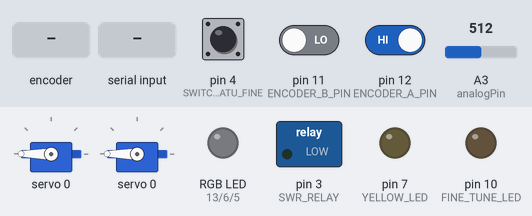
The sketch below on a simulated Arduino Uno, built with avr-gcc and run on an emulated ATmega328P. Parts: 2 × servo, switched loads named in the sketch (green lamp = pin HIGH), an RGB LED mixed from three pins (HIGH = lit), output pins drawn as LEDs (lit = HIGH). Dashed ring = blinking. Inputs (shaded band) come from the test bench; at power-on: pin 4 (SWITCH_ATU_FINE) HIGH, pin 11 (ENCODER_B_PIN) LOW, pin 12 (ENCODER_A_PIN) HIGH, A3 (analogPin) = 512.

Above: at 11.2 s.
11.3 s: rotary encoder on pin 12 (ENCODER_A_PIN) / pin 11 (ENCODER_B_PIN) turned 1 step (first pin leading)
At 11.7 s:
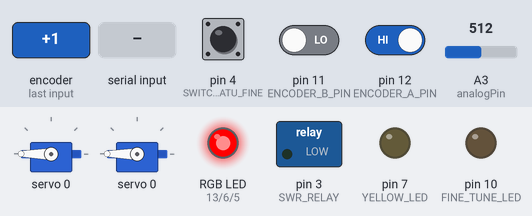
13.0 s: byte 83 ('S') received over Serial
At 14.02 s:
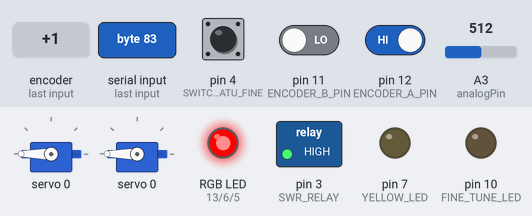
16.0 s: pin 4 (SWITCH_ATU_FINE) pulled LOW for 3.2 s
At 20.3 s:
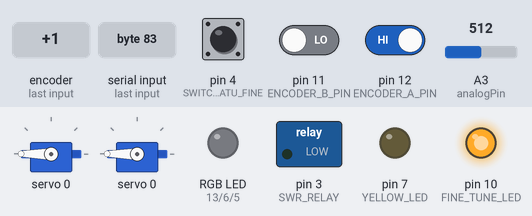
20.7 s: "M" received over Serial
At 20.85 s:
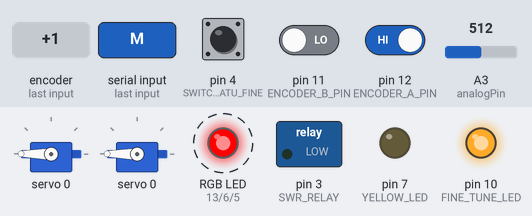
23.0 s: byte 115 ('s') received over Serial
At 24.02 s:
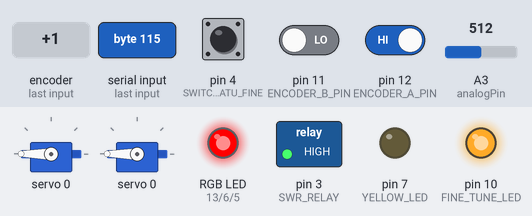
26.0 s: "+" received over Serial
At 26.4 s:
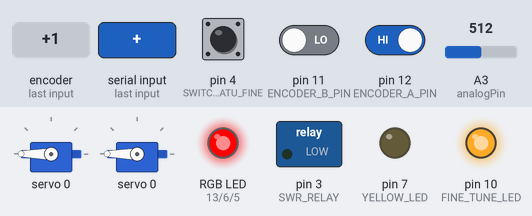
Timing chart, 0 to 28.5 s (numbered marks = the images above; inputs shaded):
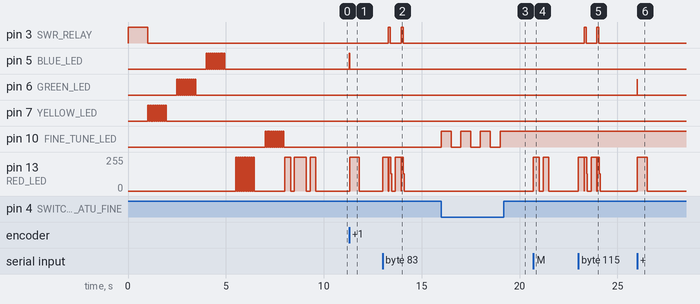

The sketch:

atu_two_servos_swr.ino
```cpp
/*
** Antenna Tuner with two capacitors
**
** Ricardo Lima Caratti - PU2CLR
*/

#include "Servo.h"

// Class to controll Capacitor

class Capacitor {
  	private:
  		Servo servo;
  		int _max;
  		int _min;
  		int _pos;
                int _pin;
                int _alert_led;
                int _relay_pin;


  	protected:
  	    void blink(int pinLED, int times = 1, int timeslice = 15);
  	    int cancel();
            void switchToSWR();        // Switch from Antenna to SWR meter
            void switchToAntenna();  // Switch from SWR meter to Antenna

	public:
    	    Capacitor(int );
    	    int attach(int pin = 9, int min = 500, int max = 2500);
	    int move(int);
            int clockwise(int, int);
            int counterClockwise(int, int);
    	    void maxPos(void);
    	    void minPos(void);
            void center(void);
    	    int autoTune(int resolution = 1,  int adjust = 0, int led = 13, int analogPin = 3, int checkCancel = 0);
            int autoTune(int resolution, int adjust, int pinLED, int analogPin);
            void setAlertLed(int led = 13);
            int getPos();
            void setRelayPin(int pin);

};


Capacitor::Capacitor(int pin) {
      _pin = pin;
      _alert_led = 13;
}

// Connect the capacitor to the servo
int Capacitor::attach(int pin, int min, int max) {
    _min = min;
    _max = max;
    _pin = pin;
    servo.attach(_pin, min, max);
}


int Capacitor::move(int pos) {
    if ( pos >= _min && pos <= _max ) {
	   _pos = pos;
	   servo.writeMicroseconds(pos);
           delay(8);
	   return 1;
	}
	return 0;
}

int Capacitor::clockwise(int pulse, int led = 13) {

  int tmp = pulse + _pos;

  blink(led);

  if ( tmp <= _max ) {
      _pos += pulse;
      servo.writeMicroseconds(_pos);
      delay(10);
     return 1;
  }
  blink(_alert_led,5,100);
  return 0;

}

int Capacitor::counterClockwise(int pulse, int led = 13) {

  int tmp = _pos - pulse;

  blink(led);

  if ( tmp >= _min ) {
      _pos -= pulse;
      servo.writeMicroseconds(_pos);
      delay(10);

     return 1;
  }
  blink(_alert_led,5,100);
  return 0;
}

void Capacitor::maxPos() {
    _pos = _max;
    servo.writeMicroseconds(_max);
    blink(_alert_led,3,100);
}

void Capacitor::minPos() {
	_pos = _min;
	servo.writeMicroseconds(_min);
        blink(_alert_led,3,100);
}

int Capacitor::getPos() {
  return _pos;
}

void Capacitor::center() {
     _pos = _min + ( _max - _min) / 2;
     servo.writeMicroseconds( _pos );
}

void Capacitor::setAlertLed(int led) {

      _alert_led = led;
}


int Capacitor::autoTune(int resolution, int adjust, int pinLED, int analogPin, int checkCancel) {

     int i;
     int j;

     int tuned;

     // Start scaning. Positions the capacitor according to the range to be searched.
     this->minPos();


     int maxValue = 0;
     int minValue = 9999;
     int positionMaxValue;

     int pwrValue;
     int swrValue;
     int firstReading;

     this->switchToSWR();
     // Register the lowest SWR
     for ( i = _min; i <= _max; i+=resolution ) {
       this->move(i);
       // delay(10);

       swrValue = analogRead(analogPin);

       if ( swrValue < minValue ) {
           minValue = swrValue;
           positionMaxValue = i;
       }

     }


     // Try to correct to right posiction (backlash).
     // Must be calibrated according to the component parts features
     positionMaxValue += adjust;

     blink(pinLED, 3);
     blink(pinLED, 3);

     this->move(positionMaxValue);

     this->switchToAntenna();
}


int Capacitor::autoTune(int resolution, int adjust, int pinLED, int analogPin) {

     int i,n = 0;
     int x;               // Event
     int sX;              // Sum event value
     double sX2 =  0.0;   // Sum event value ˆ 2
     double std;          // stdev
     double std_old;      // stdev old reading (save the last stdev
     double p;            // percent of stdev (1 - std/std_old)


     this->switchToSWR();

     delay(15);


     // Process the first reading
     this->move(_min);
     x = analogRead(analogPin);
     sX += x;
     sX2 +=  pow( (double) x, 2);
     n++;

     delay(15);
     // Process the secound reading
     this->move(_min);
     x = analogRead(analogPin);
     sX += x;
     sX2 +=  pow( (double) x, 2);
     n++;

     std_old = std = ( sX2 - ( pow(sX,2) / (double) n) ) / (double(n) - 1.0);

     // Look for the lowest SWR
     for ( i = _min; i <= _max; i+=resolution ) {
         this->move(i);
         x = analogRead(analogPin);
         sX += x;
         sX2 +=  pow( (double) x, 2);
         std = ( sX2 - ( pow(sX,2) / (double) n) ) / (double(n) - 1.0);

         n++;


     }


  this->switchToAntenna();
  return 0;
}


void Capacitor::blink(int pinLED, int times, int timeslice) {

      int i;
      for ( i = 0; i < times; i++ ) {
		digitalWrite(pinLED, HIGH);
		delay(timeslice);
		digitalWrite(pinLED, LOW);
      }


}


int Capacitor::cancel() {
    char c;
    if (Serial.available())  {
      c = Serial.read();
      if ( c == 'C' || c == 'c' ) return 1;
    }
   return 0;
}


void Capacitor::switchToSWR() {
  digitalWrite(_relay_pin, HIGH);
}


void Capacitor::switchToAntenna() {
  digitalWrite(_relay_pin, LOW);
}


void Capacitor::setRelayPin(int pin) {
  _relay_pin = pin;
  this->switchToSWR();
  delay(500);
  this->switchToAntenna();
}


// Begin

// Define Arduino Pin usage and some constants.

#define CAP_NORMAL_TUNE      9    // Arduino pin 9 to capacitor for regular tune
#define CAP_FINE_TUNE        8    // Arduino pin 8 to capacitor for fine tune

#define YELLOW_LED           7
#define GREEN_LED            6
#define BLUE_LED             5
#define RED_LED             13
#define ENCODER_A_PIN       12
#define ENCODER_B_PIN       11
#define SWR_RELAY            3    // Switch the relay to SWR Meter
#define SWITCH_ATU_FINE      4
#define FINE_TUNE_LED       10


#define ANALOG_PIN            3   // Arduino Analog Input

#define MIN_PULSE          600    // This value depends of the servo feature (Min Position 0 degree)
#define MAX_PULSE         2500    // This value depends of the servo feature (Max Position tends to 180 degree)


#define FINE_TUNE            5    // Fine-tune step (resolution) when using encoder
#define NORMAL_TUNE         15    // Regular setp (resolution) when using encoder
#define LARGE_TUNE          50    // Fast step


// Some global variables to control the encoder

unsigned char encoder_A;
unsigned char encoder_B;
unsigned char encoder_A_prev=0;
unsigned long currentTime;
unsigned long loopTime;

int fineTune = 0;


// Create Capacitors instances

Capacitor capLarge(CAP_NORMAL_TUNE);
Capacitor capFine(CAP_FINE_TUNE);


// Just blink a LED
// pin    => Arduino pin
// times  => number of blinks
// ms     => delay in milliseconds.
void blink(int pin, int times, int ms = 15) {
  int i;
  for (i = 0; i < times; i++ ) {
     digitalWrite(pin,HIGH);
     delay(ms);
     digitalWrite(pin,LOW);
     delay(ms);
  }
  digitalWrite(pin,LOW);
}


// t is executed once at the beginning
  void setup() {


    // Define Input and Output pins
     pinMode(SWITCH_ATU_FINE,INPUT);
     pinMode(ENCODER_A_PIN, INPUT);
     pinMode(ENCODER_B_PIN, INPUT);

     pinMode(FINE_TUNE_LED,OUTPUT);
     pinMode(YELLOW_LED ,OUTPUT);
     pinMode(GREEN_LED ,OUTPUT);
     pinMode(BLUE_LED ,OUTPUT);
     pinMode(RED_LED ,OUTPUT);
     pinMode(SWR_RELAY, OUTPUT);

     // SWR Meter relay switch check
     capLarge.setRelayPin(SWR_RELAY);
     capFine.setRelayPin(SWR_RELAY);

     // Setup the serial communication (bluetooth)
     Serial.begin(9600);

     // Move the capacitors to minimum position (0 degree)
     capLarge.attach(MIN_PULSE, MAX_PULSE);
     capFine.attach(MIN_PULSE, MAX_PULSE);

     // Check LEDs
     blink(YELLOW_LED,10,50);
     delay(500);
     blink(GREEN_LED,10,50);
     delay(500);
     blink(BLUE_LED,10,50);
     delay(500);
     blink(RED_LED,10,50);
     delay(500);
     blink(FINE_TUNE_LED,10,50);

     // Check the Capacitors
     capLarge.maxPos();
     delay(200);
     capLarge.minPos();

     capFine.maxPos();
     delay(200);
     capFine.minPos();

     delay(200);

     // Move Capacitors to the center
     capLarge.center();
     delay(200);
     capFine.center();

     // Turn off the fine-tune LED
     digitalWrite(FINE_TUNE_LED,LOW);

  }


void switchTune()
{
  fineTune = !fineTune;

  if (fineTune )  {
      digitalWrite(FINE_TUNE_LED, HIGH);
  }
  else {
     digitalWrite(FINE_TUNE_LED, LOW);
  }

  delay(500);
}


// Translate message sent from external device (Bluetooth)
long translatePosition() {
    int i = 0;
    char cnumero;
    char snumero[11];
    long valor_numerico;

    while ( (cnumero = Serial.read()) != '#' && i < 11) {
       if ( cnumero >= '0' && cnumero <= '9' ) {
             snumero[i++] = cnumero;
             Serial.flush();
        }
    }
    if (i >= 11 ) i = 10;
    snumero[i] = 0;
    return atol(snumero);
}


// The main program
void loop() {

   currentTime = millis();

  // Begin serial read process
  if (Serial.available()) {
    switch ( Serial.read() ) {
      case '+':
      case '=':
           capFine.clockwise(FINE_TUNE,GREEN_LED);
           break;
      case '-':
           capFine.counterClockwise(FINE_TUNE,GREEN_LED);
           break;
      case 'r':
           capLarge.clockwise(NORMAL_TUNE, YELLOW_LED);
           break;
      case 'l':
           capLarge.counterClockwise(NORMAL_TUNE,YELLOW_LED);
           break;
      case 'R':
           capLarge.clockwise(LARGE_TUNE,BLUE_LED);
           break;
      case 'L':
           capLarge.counterClockwise(LARGE_TUNE,BLUE_LED);
           break;
      case 'M':
           capLarge.maxPos();
           delay(200);
           capFine.maxPos();
           break;
      case 'm':
           capLarge.minPos();
           delay(200);
           capFine.minPos();
           break;
      case 'C':
      case 'c':
           capLarge.center();
           delay(200);
           capFine.center();
           break;
      case 'S':
      case 's':
           // Try to tune
           capLarge.autoTune(6, -30, 13, ANALOG_PIN, 0);   // Main tune
           delay(250);
           capFine.autoTune(18, -30, 13, ANALOG_PIN, 0);   // Fine tune
           break;
      case 'T':
           capLarge.move(translatePosition());
           break;
      case 'A':
           capLarge.move(translatePosition());
           break;
      case 'F':
           capFine.move(translatePosition());
           break;
       default:
           Serial.flush();
           break;
    }

  }   // End serial read process
  else {
    // Check encoder activity
    if(currentTime >= (loopTime + 5)) {
       // 5ms since last check of encoder = 200Hz
       encoder_A = digitalRead(ENCODER_A_PIN);    // Read encoder pins
       encoder_B = digitalRead(ENCODER_B_PIN);
       if((!encoder_A) && (encoder_A_prev)){
         // A has gone from high to low
         if(encoder_B) {
           // B is high so clockwise
           // increase the capacitorPosition, dont go over 255
           // increment = tuneStep;
           if ( fineTune )
              capFine.clockwise(FINE_TUNE, GREEN_LED);
           else
              capLarge.clockwise(FINE_TUNE, BLUE_LED);
         }
       else {
          // B is low so counter-clockwise
          // decrease the capacitorPosition, dont go below 0
           // increment = -tuneStep;
           if ( fineTune )
              capFine.counterClockwise(FINE_TUNE, GREEN_LED);
           else
              capLarge.counterClockwise(FINE_TUNE, BLUE_LED);
        }
      }
       encoder_A_prev = encoder_A;     // Store value of A for next time
      loopTime = currentTime;  // Updates loopTime
    }
  }

   if ( digitalRead(SWITCH_ATU_FINE) == LOW) {
     switchTune();
   }


}
// End file (PU2CLR) - V1.3 - For two Capacitors
```

Measured:
- after the input at 11.3 s, pin 5 (BLUE_LED): LOW → HIGH at once, → LOW 0.02 s later; pin 13 (RED_LED): 0/255 → 255/255 at once, → 0/255 0.50 s later
- after the input at 13.0 s, pin 3 (SWR_RELAY): alternates HIGH for 0.10 s and LOW for 0.55 s, 4 changes in all, then stays LOW, starting after 0.30 s
- after the input at 16.0 s, pin 10 (FINE_TUNE_LED): alternates HIGH for 0.50 s and LOW for 0.50 s, 7 changes in all, then stays HIGH, starting at once
- after the input at 20.7 s, pin 13 (RED_LED): alternates 255/255 for 0.30 s and 0/255 for 0.20 s, 4 changes in all, then stays 0/255, starting at once
- after the input at 23.0 s, pin 3 (SWR_RELAY): alternates HIGH for 0.10 s and LOW for 0.55 s, 4 changes in all, then stays LOW, starting after 0.30 s
- after the input at 26.0 s, pin 6 (GREEN_LED): LOW → HIGH at once, → LOW 0.02 s later; pin 13 (RED_LED): 0/255 → 255/255 at once, → 0/255 0.50 s later
